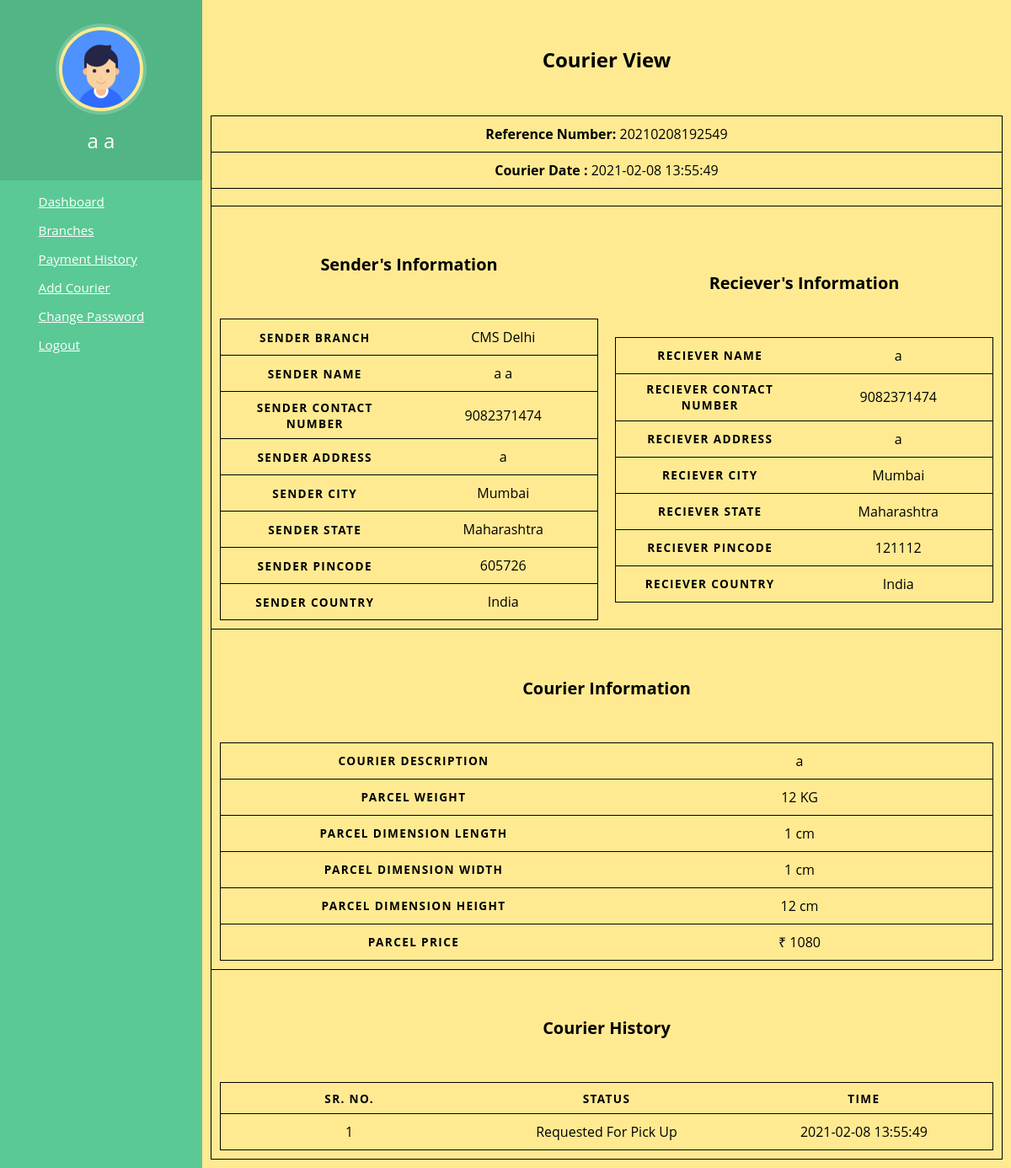
Screenshot of /customer/view.php?track=20210208192549 (signed in) with the database file from the repository.
### tables this page shows
CREATE TABLE `tblcustomer` (
  `id` int(11) NOT NULL,
  `fname` varchar(120) NOT NULL,
  `lname` varchar(120) NOT NULL,
  `phone` int(11) NOT NULL,
  `email` varchar(50) NOT NULL,
  `password` varchar(50) NOT NULL,
  `address` varchar(120) NOT NULL,
  `city` varchar(120) NOT NULL,
  `state` varchar(120) NOT NULL,
  `country` varchar(120) NOT NULL,
  `pincode` varchar(120) NOT NULL
);

CREATE TABLE `tblcourier` (
  `ID` int(11) NOT NULL,
  `RefNumber` varchar(120) DEFAULT NULL,
  `cid` int(11) NOT NULL DEFAULT 0,
  `SenderBranch` varchar(120) DEFAULT NULL,
  `SenderName` varchar(120) DEFAULT NULL,
  `SenderContactnumber` bigint(11) DEFAULT NULL,
  `SenderAddress` varchar(120) DEFAULT NULL,
  `SenderCity` varchar(120) DEFAULT NULL,
  `SenderState` varchar(120) DEFAULT NULL,
  `SenderPincode` varchar(120) DEFAULT NULL,
  `SenderCountry` varchar(120) DEFAULT NULL,
  `RecipientName` varchar(120) DEFAULT NULL,
  `RecipientContactnumber` bigint(11) DEFAULT NULL,
  `RecipientAddress` varchar(120) DEFAULT NULL,
  `RecipientCity` varchar(120) DEFAULT NULL,
  `RecipientState` varchar(120) DEFAULT NULL,
  `RecipientPincode` varchar(120) DEFAULT NULL,
  `RecipientCountry` varchar(120) DEFAULT NULL,
  `CourierDes` varchar(250) DEFAULT NULL,
  `ParcelWeight` varchar(120) DEFAULT NULL,
  `ParcelDimensionlen` varchar(120) DEFAULT NULL,
  `ParcelDimensionwidth` varchar(120) DEFAULT NULL,
  `ParcelDimensionheight` varchar(120) DEFAULT NULL,
  `ParcelPrice` varchar(120) DEFAULT NULL,
  `Status` varchar(120) DEFAULT NULL,
  `payment` tinyint(1) NOT NULL DEFAULT 0,
  `staffName` varchar(20) DEFAULT NULL,
  `CourierDate` timestamp NOT NULL DEFAULT current_timestamp(),
  `statusdate` timestamp NULL DEFAULT NULL
);

CREATE TABLE `couriertracking` (
  `id` int(11) NOT NULL,
  `courierid` int(11) NOT NULL,
  `rqtpickup` timestamp NOT NULL DEFAULT current_timestamp(),
  `outpick` timestamp NULL DEFAULT NULL,
  `pickedup` timestamp NULL DEFAULT NULL,
  `shipped` timestamp NULL DEFAULT NULL,
  `intransit` timestamp NULL DEFAULT NULL,
  `athub` timestamp NULL DEFAULT NULL,
  `outdeli` timestamp NULL DEFAULT NULL,
  `delivered` timestamp NULL DEFAULT NULL
);

### customer/view.php (the view, shortened to what this page needs)
<?php
include('../includes/dbconnection.php');
if (strlen($_SESSION['cmsaid']==0)) {
  header('location:logout.php');
  } else{
  ?>
<html lang="en">
<head>
    <link href="./css/header.css" rel="stylesheet"/>
    <link href="./view.css" rel="stylesheet"/>
    <link href="./css/table.css" rel="stylesheet">
</head>
<body class="fixed-left">
<?php include_once('./include/header.php');?>
      <div id="wrapper">
        <table name="table1">
        <caption> <h4 >Courier View</h4></caption>
        <tbody>
<?php
$cid=$_GET['track'];
$ret=mysqli_query($con,"select * from tblcourier where RefNumber='$cid'");
$cid1=0;
while ($row=mysqli_fetch_array($ret)) {
    $cid1=$row["ID"];
?>
            <tr>
            <td scope="row" colspan=2><?php echo "<p><strong>Reference Number:</strong> ".$cid."</p>";?></td>
            </tr>
            <tr>
            <td scope="row" colspan=2><?php echo "<p><strong>Courier Date :</strong> ".$row['CourierDate']."</p>";?></td>
            </tr>
            <tr>
            <td scope="row" colspan=2></td>
            </tr>
            <tr>
            <td scope="row" >
                <table id="table2" >
                <caption> <h5 >Sender's Information</h5></caption>
                    <tr>
                        <th scope="row">Sender Branch</th>
                        <td><?php $city= $row['SenderBranch']; echo $row['SenderBranch'];?></td>
                    </tr>
                    <tr>
                        <th scope="row">Sender Name</th>
                        <td><?php  echo $row['SenderName'];?></td>
                    </tr>
                    <tr>
                        <th scope="row">Sender Contact Number</th>
                        <td><?php  echo $row['SenderContactnumber'];?></td>
                    </tr>
                    <tr>
                        <th scope="row"> Sender Address</th>
                        <td><?php  echo $row['SenderAddress'];?></td>
                    </tr>
                    <tr>
                        <th scope="row">Sender City</th>
                        <td><?php  echo $row['SenderCity'];?></td>
                    </tr>
                    <tr>
                        <th scope="row">Sender State</th>
                        <td><?php  echo $row['SenderState'];?></td>
                    </tr>
                    <tr>
                        <th>Sender Pincode</th>
                        <td><?php  echo $row['SenderPincode'];?></td>
                    </tr>
                    <tr>
                        <th>Sender Country</th>
                        <td><?php  echo $row['SenderCountry'];?></td>
                    </tr>
                    </table>
             </td>
             <td scope="row" >
                <table id="table3" >
                <caption> <h5 >Reciever's Information</h5></caption>
                    <tr>
                        <th scope="row">Reciever Name</th>
                        <td><?php  echo $row['RecipientName'];?></td>
                    </tr>
                    <tr>
                        <th scope="row">Reciever Contact Number</th>
                        <td><?php  echo $row['RecipientContactnumber'];?></td>
                    </tr>
                    <tr>
                        <th scope="row"> Reciever Address</th>
                        <td><?php  echo $row['RecipientAddress'];?></td>
                    </tr>
                    <tr>
                        <th scope="row">Reciever City</th>
                        <td><?php  echo $row['RecipientCity'];?></td>
                    </tr>
                    <tr>
                        <th scope="row">Reciever State</th>
                        <td><?php  echo $row['RecipientState'];?></td>
                    </tr>
                    <tr>
                        <th>Reciever Pincode</th>
                        <td><?php  echo $row['RecipientPincode'];?></td>
                    </tr>
                    <tr>
                        <th>Reciever Country</th>
                        <td><?php  echo $row['RecipientCountry'];?></td>
                    </tr>
                    </table>
             </td>
            </tr>
            <tr>
                <td scope="row" colspan="2">
                    <table id="table4" >
                    <caption > <h5 >Courier Information</h5></caption>
                    <tr>
                        <th>Courier Description</th>
                        <td><?php  echo $row['CourierDes'];?></td>
                    </tr>
                    <tr>
                        <th>Parcel Weight</th>
                        <td><?php  echo $row['ParcelWeight']." KG";?></td>
                    </tr>
                    <tr>
                        <th>Parcel Dimension Length</th>
                        <td><?php  echo $row['ParcelDimensionlen']." cm";?></td>
                    </tr>
                    <tr>
                        <th>Parcel Dimension Width</th>
                        <td><?php  echo $row['ParcelDimensionwidth']." cm";?></td>
                    </tr>
                    <tr>
                        <th>Parcel Dimension Height</th>
                        <td><?php  echo $row['ParcelDimensionheight']." cm";?></td>
                    </tr>
                    <tr>
                        <th>Parcel Price</th>
                        <td><?php  echo "₹ ".$row['ParcelPrice'];?></td>
                    </tr>
                    </table>
                </td>
            </tr>
            <?php } ?>
            <tr>
                <td scope="row" colspan="2">
                    <table id="table5" >
                    <caption > <h5 >Courier History</h5></caption>
                    <thead>
                        <tr>
                            <th scope="col">SR. NO.</th>
                            <th scope="col">Status</th>
                            <th scope="col">Time</th>
                        </tr>
                    </thead>
                    <tbody>
                    <?php
                    $ret1=mysqli_query($con1,"select * from couriertracking where courierid=".$cid1);
                    while ($row1=mysqli_fetch_array($ret1)) { ?>
                    <?php   if($row1["rqtpickup"]!=""){?>
                        <tr>
                            <td scope="row" data-label="SR. NO.">1</td>
                            <td data-label="Status">Requested For Pick Up</td>
                            <td data-label="Time"> <?php echo $row1["rqtpickup"];?></td>
                        </tr>
                    <?php }?>
                    </tbody>
                    </table>
                </td>
            </tr>
            <?php  } ?>
        </tbody>
</table>
    </body>
</html>
<?php }  ?>

### customer/include/header.php (shortened to what this page needs)
<?php
$admid=$_SESSION['cmsaid'];
$ret=mysqli_query($con,"select * from tblcustomer where id='$admid'");
$row=mysqli_fetch_array($ret);
$fname=$row['fname'];
$lname=$row['lname'];
?>
<nav class="menu" tabindex="0">
  <header class="avatar">
		<img src="../includes/user.png " />
    <h2><?php echo $fname." ".$lname; ?></h2>
  </header>
	<ul>
  <li tabindex="0" class="icon-dashboard"><a href="dashboard.php"><span>Dashboard</span></a></li>
    <li tabindex="0" class="icon-shop"><a href="branch.php"><span>Branches</span></a></li>
    <li tabindex="0" class="icon-history"><a href="payhistory.php"><span>Payment History</span></a></li>
    <li tabindex="0" class="icon-courier"><a href="addcourier.php"><span>Add Courier</span></a></li>
    <li tabindex="0" class="icon-change"><a href="changepassword.php"><span>Change Password</span></a></li>
    <li tabindex="0" class="icon-logout"><a href="../includes/logout.php"><span>Logout</span></a></li>
  </ul>
</nav>

### customer/css/header.css (style rules this page uses)
body { background: #ffea92; margin: 0; font-family: "Open Sans", Helvetica Neue, Helvetica, Arial, sans-serif; color: #fff; padding-left: 240px; }
li a,a:visited { color:white; }
.menu { background: #5bc995; height: 100%; width: 240px; position: fixed; top: 0; left: 0; z-index: 5; outline: none; }
.menu .avatar { background: rgba(0, 0, 0, 0.1); padding: 2em 0.5em; text-align: center; }
.menu .avatar img { width: 100px; border-radius: 50%; overflow: hidden; border: 4px solid #ffea92; box-shadow: 0 0 0 4px rgba(255, 255, 255, 0.2); }
.menu .avatar h2 { font-weight: normal; margin-bottom: 0; }
.menu ul { list-style: none; padding: 0.5em 0; margin: 0; }
.menu ul li { padding: 0.5em 1em 0.5em 3em; font-size: 0.95em; font-weight: regular; background-repeat: no-repeat; background-position: left 15px center; background-size: auto 20px; transition: all 0.15s linear; cursor: pointer; }
.menu ul li.icon-dashboard { background-image: url("http://www.entypo.com/images//gauge.svg"); }
.menu ul li.icon-shop { background-image: url("http://www.entypo.com/images//shop.svg"); }
.menu ul li.icon-courier { background-image: url("http://www.entypo.com/images//box.svg"); }
.menu ul li.icon-history { background-image: url("http://www.entypo.com/images//back-in-time.svg"); }
.menu ul li.icon-change { background-image: url("http://www.entypo.com/images//cog.svg"); }
.menu ul li.icon-logout { background-image: url("http://www.entypo.com/images//log-out.svg"); }

### admin/css/view.css (style rules this page uses)
#wrapper { box-sizing: border-box; margin: 10px; border-style: dotted black; }
a span { color:white; }

### customer/css/table.css (style rules this page uses)
body { font-family: "Open Sans", sans-serif; line-height: 1.25; }
table { color:black; background: transparent; border: 1px solid #ccc; border-collapse: collapse; margin: 0; padding: 0; width: 100%; table-layout: fixed; }
table caption { font-size: 1.5em; margin: .5em 0 .75em; }
table tr { border: 1px solid rgb(0, 0, 0); padding: .35em; }
table th, table td { padding: .625em; text-align: center; overflow-wrap: break-word; }
table th { font-size: .85em; letter-spacing: .1em; text-transform: uppercase; }

### rows the page displays
tblcustomer: fname "a", lname "a"
tblcourier: CourierDate "2021-02-08 13:55:49", SenderBranch "CMS Delhi", SenderName "a a", SenderContactnumber "9082371474", SenderAddress "a", SenderCity "Mumbai", SenderState "Maharashtra", SenderPincode "605726", SenderCountry "India", RecipientName "a", RecipientContactnumber "9082371474", RecipientAddress "a", RecipientCity "Mumbai", RecipientState "Maharashtra", RecipientPincode "121112", RecipientCountry "India", CourierDes "a", ParcelWeight "12", ParcelDimensionlen "1", ParcelDimensionwidth "1", ParcelDimensionheight "12", ParcelPrice "1080"
couriertracking: rqtpickup "2021-02-08 13:55:49"
